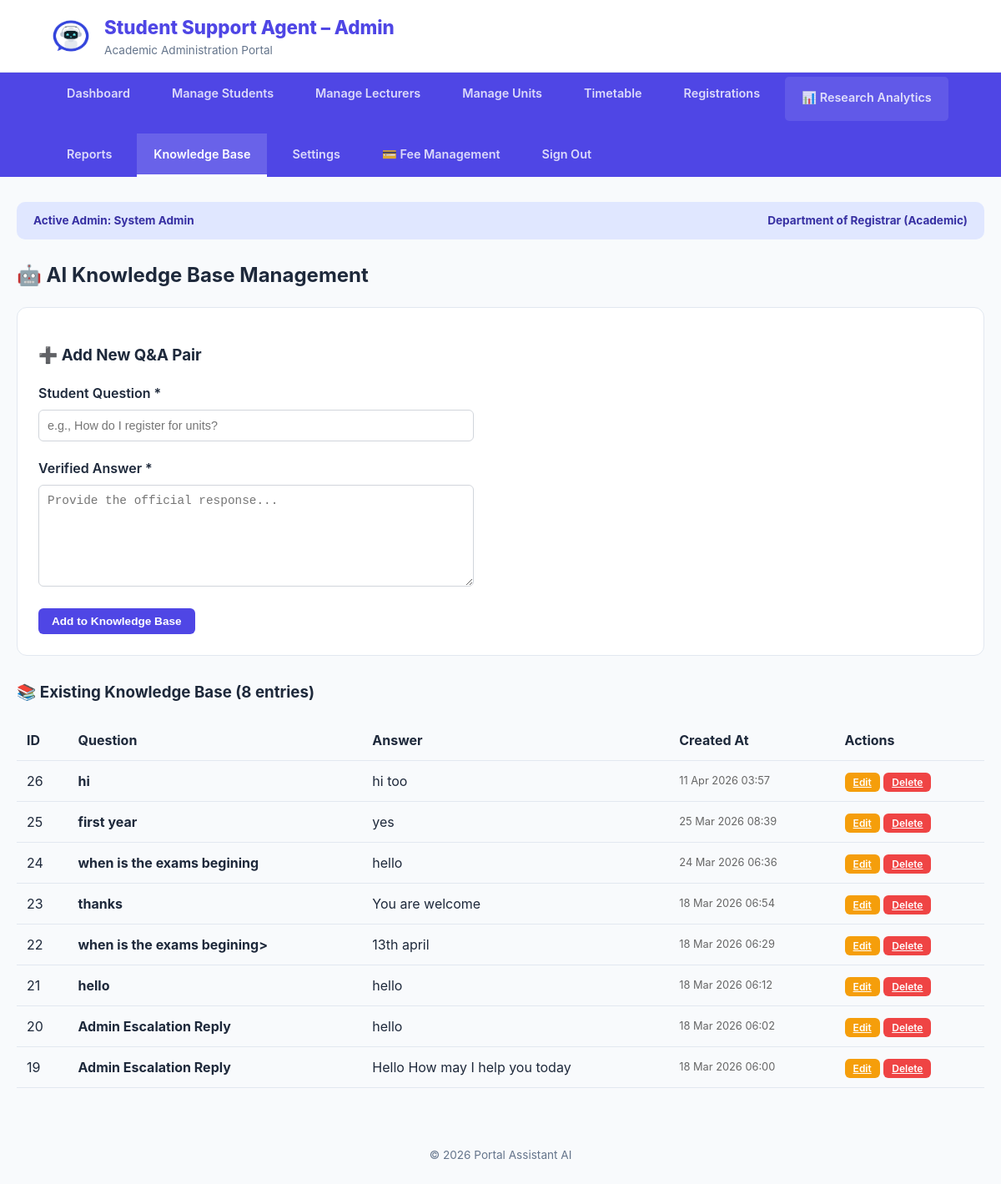
/Admin/Admin-index.php?section=kb (signed in), run on an earlier commit of the app's database.
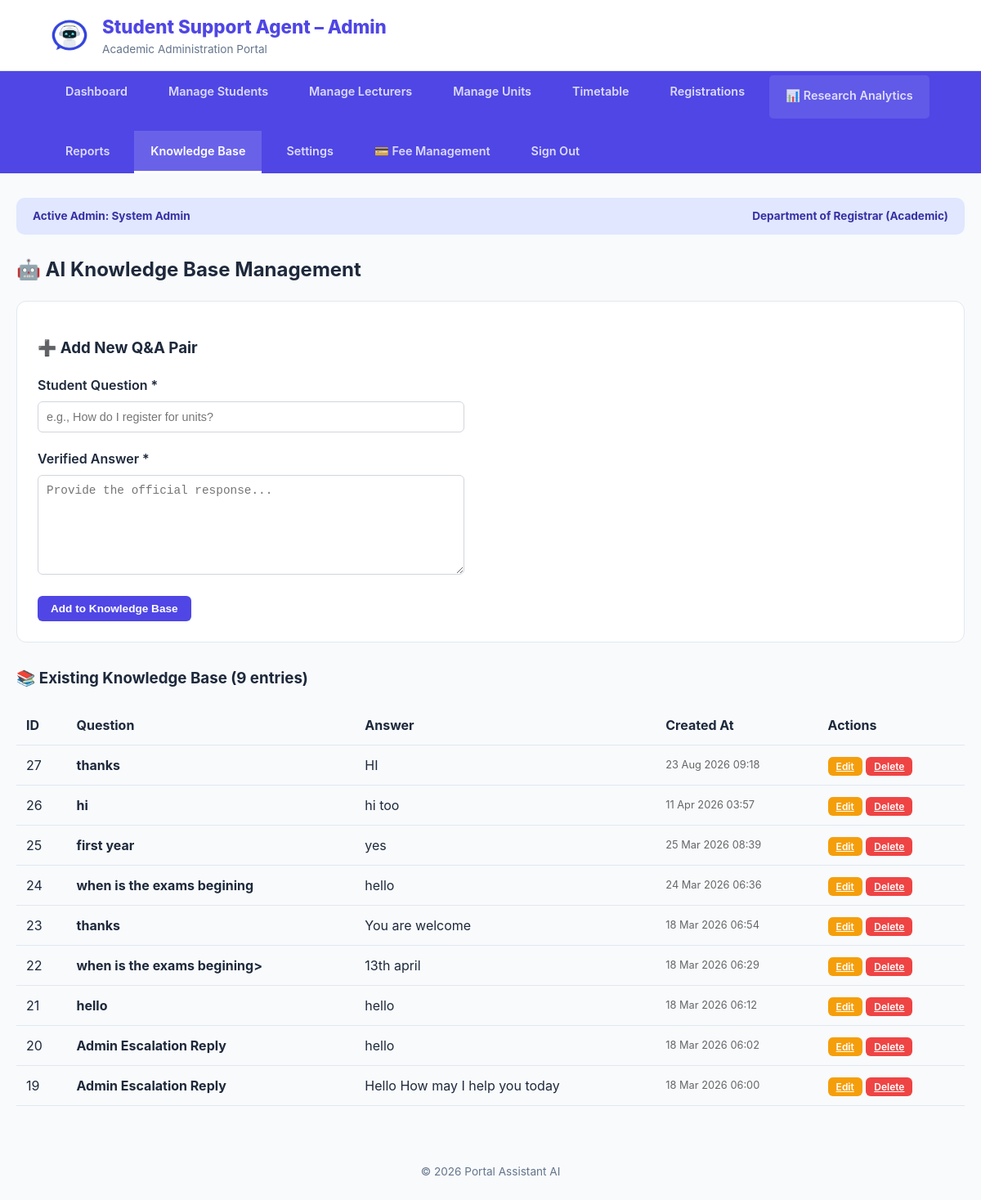
And on a later commit of the database.
### tables this page shows
CREATE TABLE `ai_knowledge_base` (
  `id` int(11) NOT NULL,
  `student_query` text NOT NULL,
  `verified_answer` text NOT NULL,
  `created_at` timestamp NOT NULL DEFAULT current_timestamp()
);

### Admin/manage_knowledge_base.php (the view, shortened to what this page needs)
<?php
$kb_query = "SELECT * FROM ai_knowledge_base ORDER BY id DESC";
$kb_result = mysqli_query($conn, $kb_query);
?>
<h2>🤖 AI Knowledge Base Management</h2>
<div class="section-box">
    <h3>➕ Add New Q&A Pair</h3>
    <form method="POST">
        <div class="form-group">
            <label>Student Question *</label>
            <input type="text" name="question" required placeholder="e.g., How do I register for units?" style="width:100%; padding:10px; border:1px solid #d1d5db; border-radius:6px;">
        </div>
        <div class="form-group">
            <label>Verified Answer *</label>
            <textarea name="answer" required placeholder="Provide the official response..." rows="4" style="width:100%; padding:10px; border:1px solid #d1d5db; border-radius:6px;"></textarea>
        </div>
        <button type="submit" class="btn btn-primary">Add to Knowledge Base</button>
    </form>
</div>
<h3>📚 Existing Knowledge Base (<?php echo mysqli_num_rows($kb_result); ?> entries)</h3>
<?php if (mysqli_num_rows($kb_result) == 0): ?>
    <div class="alert" style="background: #fef3c7; color: #92400e; padding: 15px; border-radius: 8px;">
        No entries in knowledge base yet. Add your first Q&A pair above!
    </div>
<?php else: ?>
    <table class="data-table">
        <thead>
            <tr>
                <th>ID</th>
                <th>Question</th>
                <th>Answer</th>
                <th>Created At</th>
                <th>Actions</th>
            </tr>
        </thead>
        <tbody>
            <?php while($row = mysqli_fetch_assoc($kb_result)): ?>
            <tr>
                <td><?php echo $row['id']; ?></td>
                <td style="max-width: 300px;">
                    <strong><?php echo htmlspecialchars(substr($row['student_query'], 0, 60)); ?></strong>
                </td>
                <td style="max-width: 400px;">
                    <?php echo htmlspecialchars(substr($row['verified_answer'], 0, 100)); ?>
                </td>
                <td style="font-size: 0.8rem; color: #666;">
                    <?php echo date('d M Y H:i', strtotime($row['created_at'])); ?>
                </td>
                <td>
                    <a href="Admin-index.php?section=kb&edit=<?php echo $row['id']; ?>" class="btn btn-warning btn-sm">Edit</a>
                    <a href="Admin-index.php?section=kb&delete=<?php echo $row['id']; ?>" class="btn btn-danger btn-sm" onclick="return confirm('Delete this entry?')">Delete</a>
                </td>
            </tr>
            <?php endwhile; ?>
        </tbody>
    </table>
<?php endif; ?>

What changed in the data, as far as the page shows it:
added ai_knowledge_base: id "27", student_query "thanks", verified_answer "HI", created_at "23 Aug 2026 09:18"
Also different on the page:
mysqli_num_rows($kb_result): "8" → "9"
